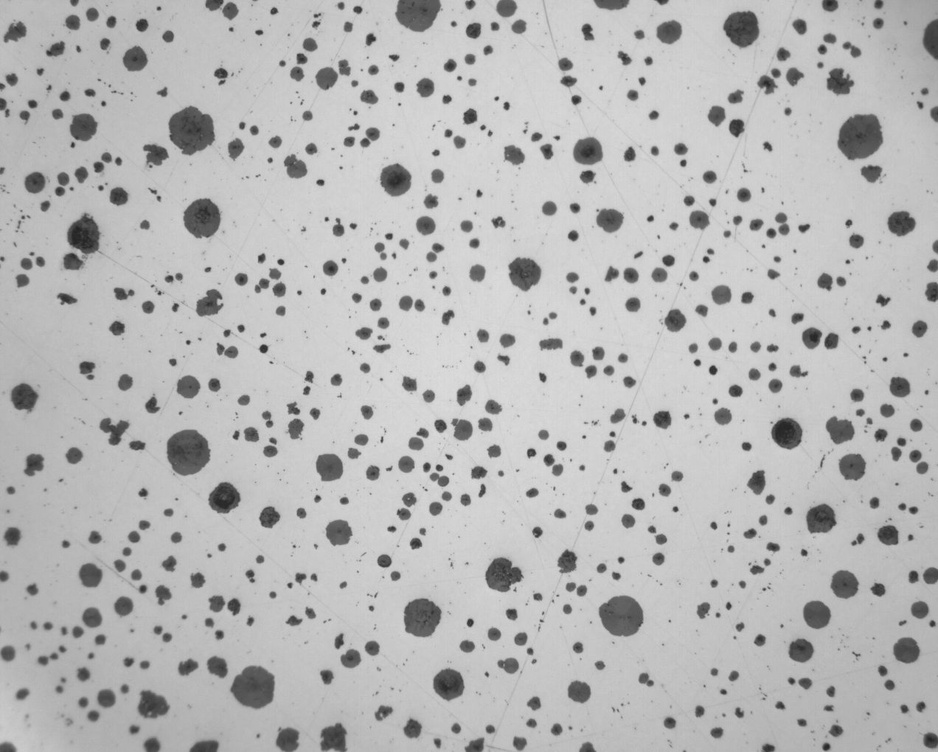
#> input picture data/cast_iron.jpg, 938 x 752 px, shrunk from 1272 x 1020 before the run
$ python region_segmentation.py
#> lines starting #> are read from the running program, lines starting #| are printed output that depends on the picture; after the words box and inside, x2 and y2 are one past the last pixel; in counts of white or black regions, pixels touching at a corner belong together; long printed decimals are rounded
from matplotlib import pyplot as plt
from skimage import io, img_as_ubyte, img_as_float, data, measure
import cv2
import numpy as np
from skimage.color import label2rgb, rgb2gray

image = img_as_ubyte(rgb2gray(io.imread("../data/cast_iron.jpg")))
#> image: shape (752, 938); min 35, max 224, mean 182.8

from skimage.filters import threshold_otsu

# Compute the optimal threshold value using Otsu's method
threshold = threshold_otsu(image)
#> threshold = 143

# Create a binary image:
# pixels below the threshold become True (foreground)
# pixels above the threshold become False (background)
binary_img = image < threshold
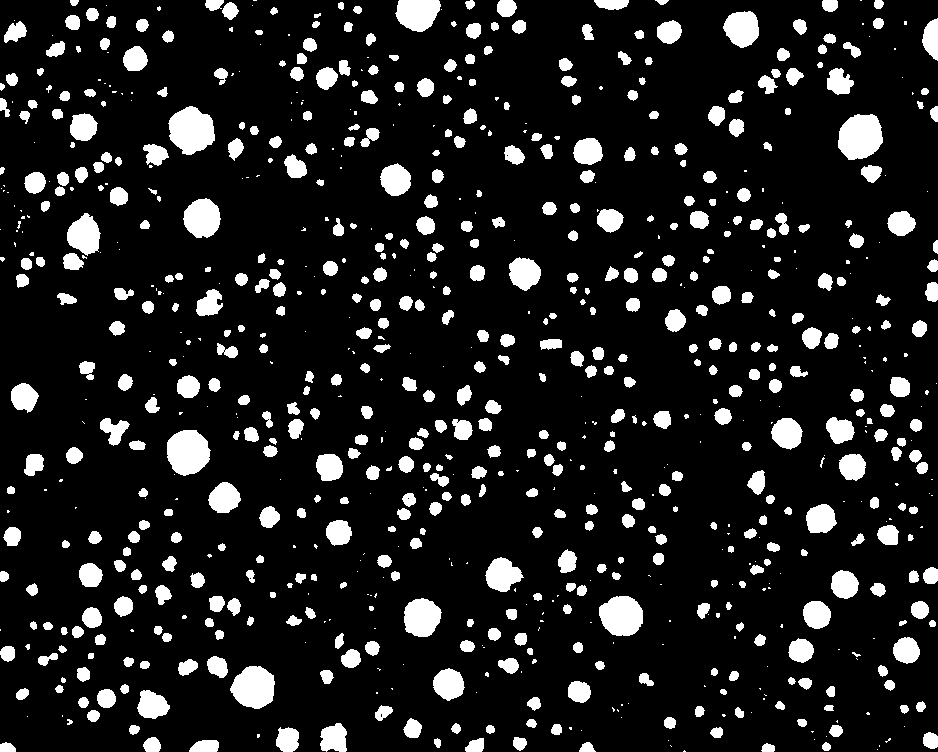
#> binary_img: shape (752, 938) bool; 12.3% white; 843 white regions (294 under 20 px), largest, box (x1, y1, x2, y2) and area: (168, 106, 215, 155) 1655, (838, 114, 883, 160) 1615, (167, 430, 211, 476) 1549

# Label connected regions in the binary image
# connectivity=image.ndim means:
# - 2D image -> 8-connectivity
# - 3D image -> full 3D connectivity
label_img = measure.label(
    binary_img,
    connectivity=image.ndim
)
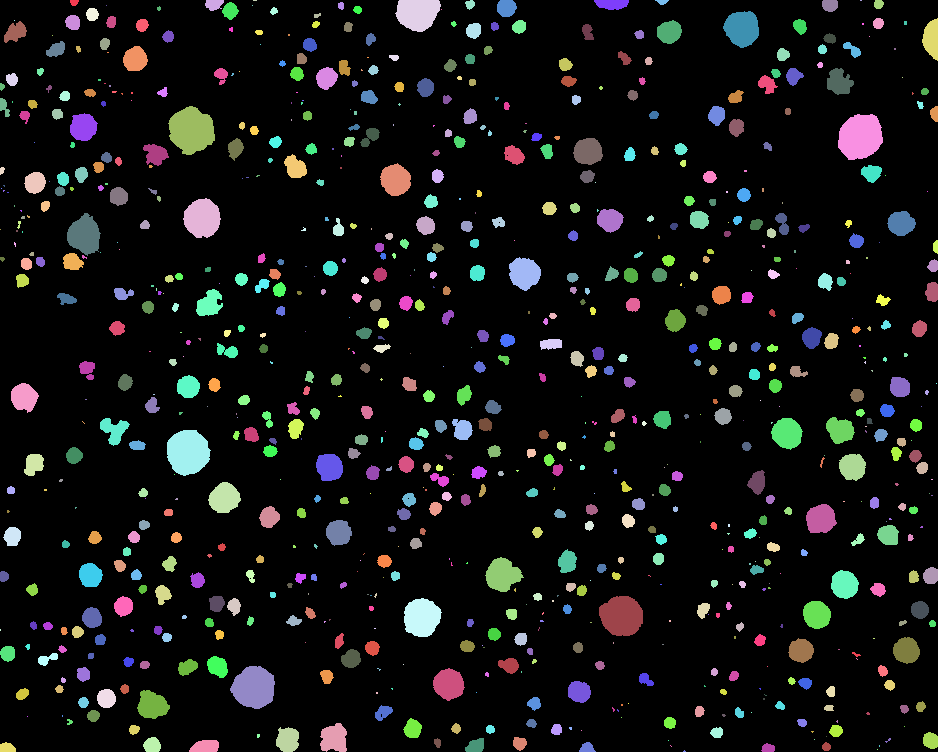
#> label_img: shape (752, 938) int32; 844 distinct labels, from 0 to 843; one colour per label, 0 black

image_overlay = label2rgb(label_img,image)
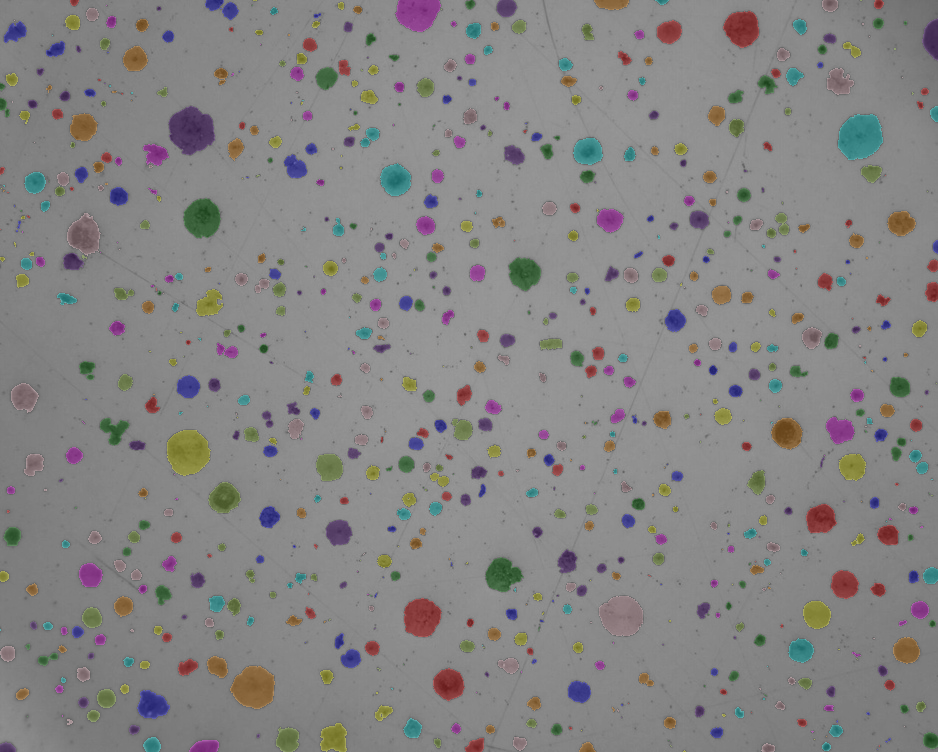
#> image_overlay: shape (752, 938, 3) float64; mean R, G, B 0.524, 0.519, 0.518
plt.imshow(image_overlay)

# Measure properties of labeled regions
props = measure.regionprops_table(
    label_img,              # labeled image
    image,                  # intensity image
    properties=[
        "label",            # region label number
        "area",             # number of pixels in the region
        "equivalent_diameter",  # diameter of a circle with same area
        "solidity"          # compactness = area / convex hull area
    ]
)
#> props = 4 items

import pandas as pd

df = pd.DataFrame(props)
#> df = table of 843 rows and 4 columns
print(df.head())
#|    label    area  equivalent_diameter  solidity
#| 0      1    43.0             7.399  0.9556
#| 1      2   157.0            14.139  0.887
#| 2      3     4.0             2.257  1.000
#| 3      4  1127.0            37.881  0.9674
#| 4      5    69.0             9.373  0.92

$ run again, with data/Alloy.jpg copied over data/cast_iron.jpg
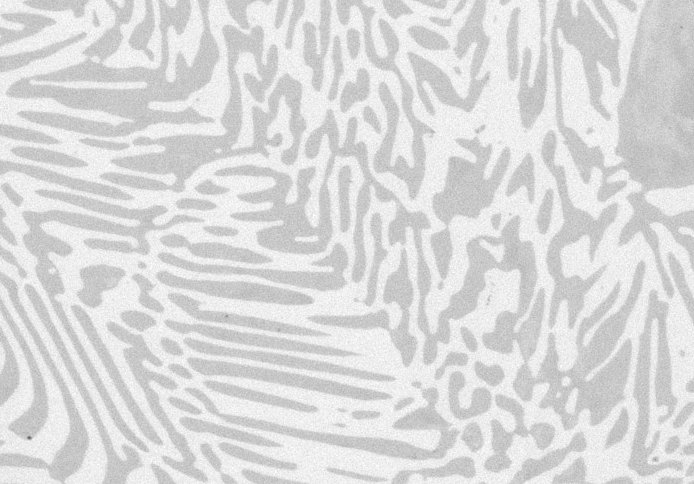
#> input picture data/Alloy.jpg, 694 x 484 px
#> image is the input picture: shape (484, 694); min 95, max 255, mean 218.6
#> threshold = 218
#> `binary_img = image < threshold`:
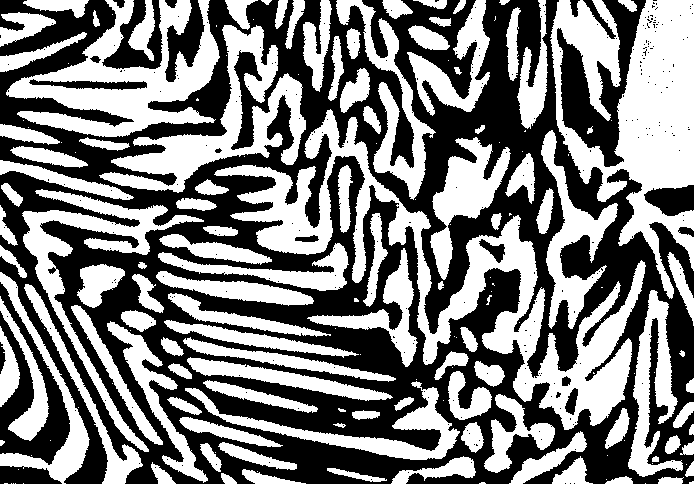
#> binary_img: shape (484, 694) bool; 49.6% white; 174 white regions (65 under 20 px), largest, box (x1, y1, x2, y2) and area: (214, 109, 646, 430) 24432, (550, 0, 694, 299) 20965, (6, 0, 220, 137) 11940
#> label_img: shape (484, 694) int32; 175 distinct labels, from 0 to 174
#> `image_overlay = label2rgb(label_img,image)`:
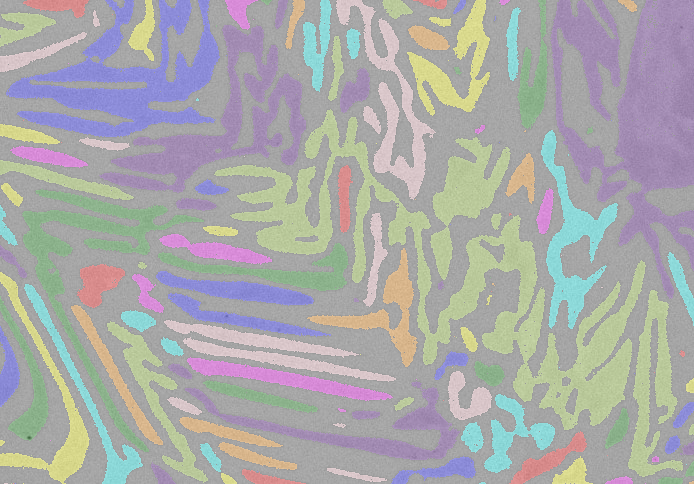
#> image_overlay: shape (484, 694, 3) float64; mean R, G, B 0.668, 0.669, 0.668
#> props = 4 items
#> df = table of 174 rows and 4 columns
#|    label     area  equivalent_diameter  solidity
#| 0      1    663.0            29.054  0.8056
#| 1      2  11940.0           123.298  0.5278
#| 2      3    772.0            31.352  0.7208
#| 3      4    484.0            24.824  0.7378
#| 4      5     33.0             6.482  0.8919

$ run again, with data/Alloy_gradient.jpg copied over data/cast_iron.jpg
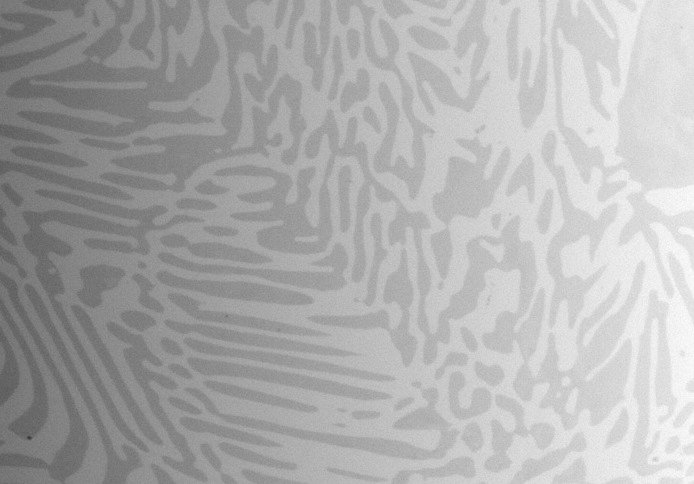
#> input picture data/Alloy_gradient.jpg, 694 x 484 px
#> image is the input picture: shape (484, 694); min 55, max 255, mean 173.2
#> threshold = 172
#> `binary_img = image < threshold`:
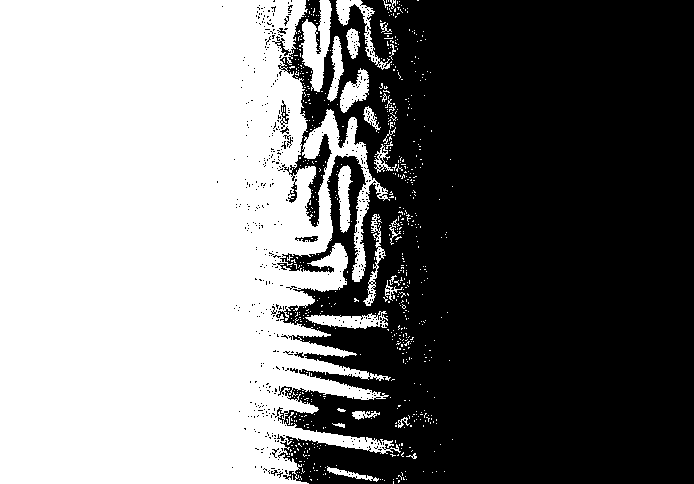
#> binary_img: shape (484, 694) bool; 47.8% white; 685 white regions (659 under 20 px), largest, box (x1, y1, x2, y2) and area: (0, 0, 401, 484) 151983, (299, 0, 332, 92) 1521, (305, 311, 388, 329) 789
#> label_img: shape (484, 694) int32; 686 distinct labels, from 0 to 685
#> `image_overlay = label2rgb(label_img,image)`:
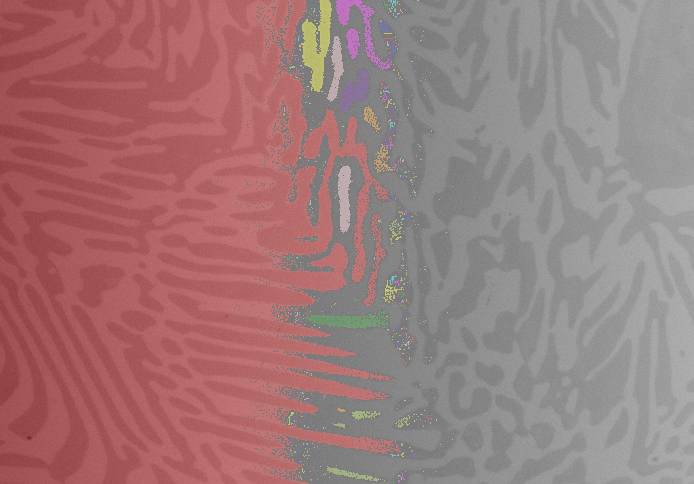
#> image_overlay: shape (484, 694, 3) float64; mean R, G, B 0.617, 0.479, 0.479
#> props = 4 items
#> df = table of 685 rows and 4 columns
#|    label      area  equivalent_diameter  solidity
#| 0      1  151983.0           439.899  0.8405
#| 1      2       1.0             1.128  1.000
#| 2      3    1521.0            44.007  0.7219
#| 3      4     781.0            31.534  0.3769
#| 4      5      19.0             4.918  0.5135
